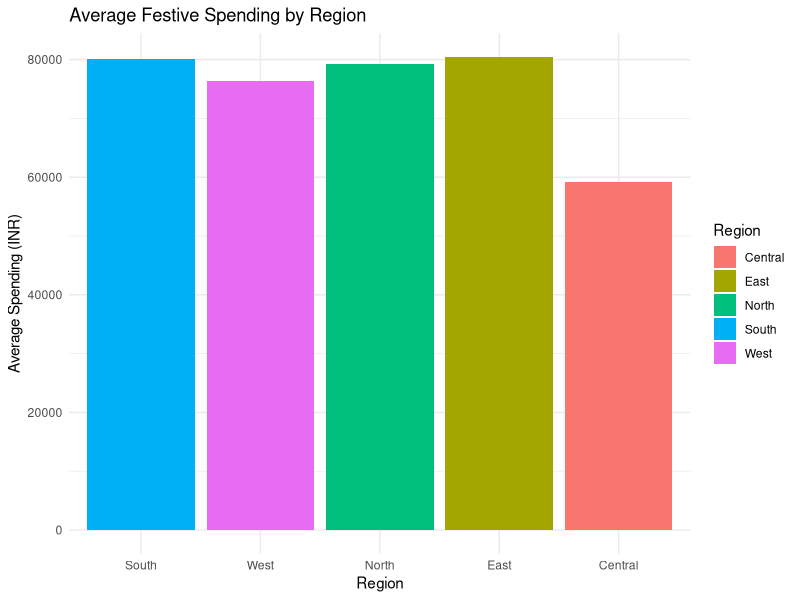
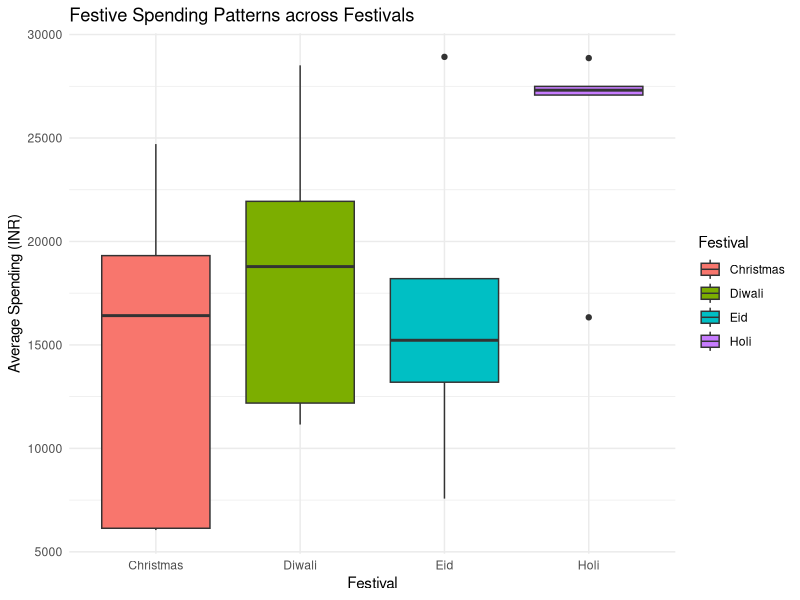
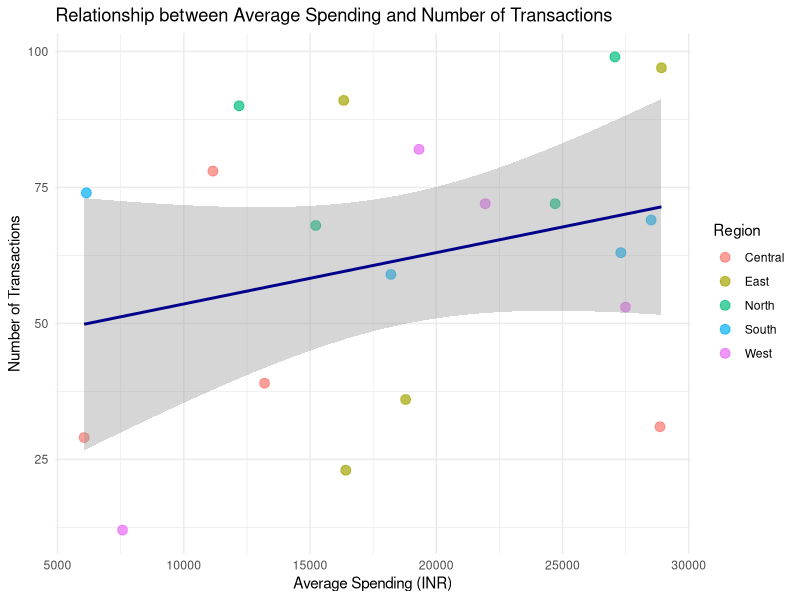
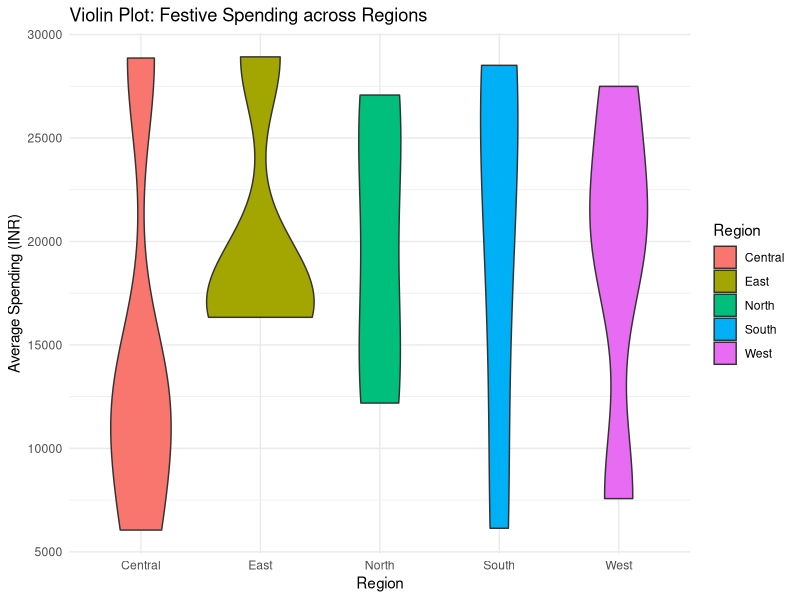

The R source for these figures, in order:
## ---- chunk 1
library(ggplot2) # This package is like the artist's toolkit for making beautiful graphs. We'll use it for our visualizations.
library(dplyr)   # This one is a data manipulation wizard! It helps us wrangle and organize our data.
library(forcats) # This helps us reorder factors based on frequency.
## ---- chunk 2
# Let's create a data frame with the required data.
set.seed(123)
festive_spending <- data.frame(
  Region = rep(c("North", "South", "East", "West", "Central"), each = 4),
  Festival = rep(c("Diwali", "Christmas", "Eid", "Holi"), times = 5),
  AvgSpend = round(runif(20, min = 5000, max = 30000), 2),
  NumTransactions = round(runif(20, min = 10, max = 100))
)

# Let's take a peek at our newly created data frame!
head(festive_spending)
## ---- chunk 3
# Bar plot with fct_reorder.
ggplot(data = festive_spending, 
       mapping = aes(x = fct_reorder(Region, AvgSpend, .desc = TRUE), y = AvgSpend, fill = Region)) +
  geom_bar(stat = "identity") +
  labs(title = "Average Festive Spending by Region",
       x = "Region",
       y = "Average Spending (INR)") +
  theme_minimal()
## ---- chunk 4
ggplot(data = festive_spending, 
       mapping = aes(x = Festival, y = AvgSpend, fill = Festival)) +
  geom_boxplot() +
  labs(title = "Festive Spending Patterns across Festivals",
       x = "Festival",
       y = "Average Spending (INR)") +
  theme_minimal()
## ---- chunk 5
# Improved Scatter Plot for Continuous Variables
ggplot(festive_spending, aes(x = AvgSpend, y = NumTransactions)) +
  geom_point(aes(color = Region), size = 3, alpha = 0.7) +
  geom_smooth(method = "lm", color = "darkblue", se = TRUE) +
  labs(title = "Relationship between Average Spending and Number of Transactions",
       x = "Average Spending (INR)",
       y = "Number of Transactions") +
  theme_minimal()
## ---- chunk 6
ggplot(data = festive_spending,
       mapping = aes(x = Region, y = AvgSpend, fill = Region)) +
  geom_violin() +
  labs(title = "Violin Plot: Festive Spending across Regions",
       x = "Region",
       y = "Average Spending (INR)") +
  theme_minimal()
